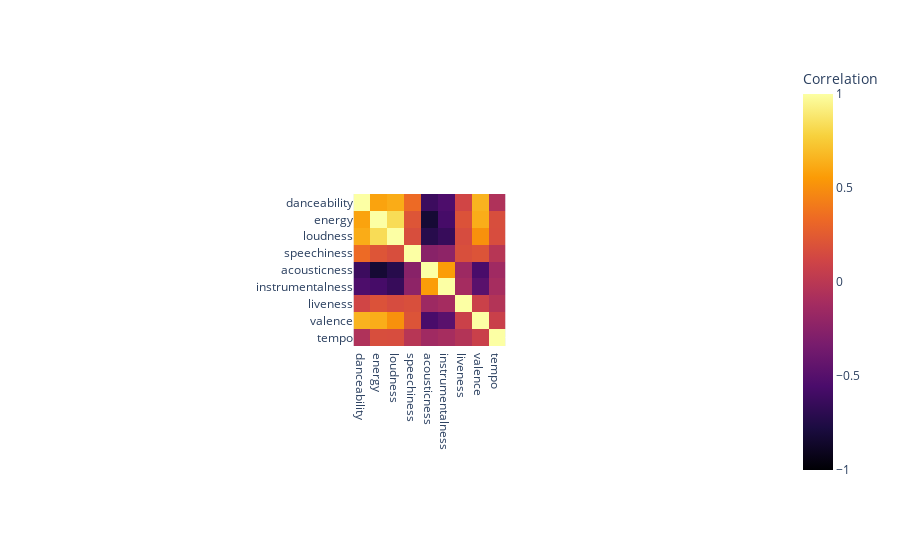

Notebook code cell kept with this figure:
### Markdown cell above
## Motivación de la Clase

### Detalle Interesante 1: Correlación de pearson entre las variables.


$$corr (X, Y) = \frac{1}{(s_{x} s_{y})} \sum_{i=1}^{m} (x_i - \overline{x})(y_i - \overline{y}) $$


Los valores varian entre -1 y 1

- Positivo: Relación directa: Crece una, crece la otra. Mientras mayor, mas similares son las variables.
- Negativo: Relación inversa: Crece una, decrece la otra.

### Code cell
correlations_df = df[
    [
        "danceability",
        "energy",
        "loudness",
        "speechiness",
        "acousticness",
        "instrumentalness",
        "liveness",
        "valence",
        "tempo",
    ]
]
correlations = correlations_df.corr()


px.imshow(
    correlations,
    labels=dict(x="", y="", color="Correlation"),
    x=correlations_df.columns,
    y=correlations_df.columns,
    zmin=-1,
    zmax=1,
    color_continuous_scale="Inferno",
)

### Figure 1 — Plotly figure (JSON) as saved in the notebook; plotly's stock layout.template omitted (floating-point values rounded to 4 significant figures)
{"data": [{"coloraxis": "coloraxis", "hovertemplate": "x: %{x}<br>y: %{y}<br>Correlation: %{z}<extra></extra>", "name": "0", "type": "heatmap", "x": ["danceability", "energy", "loudness", "speechiness", "acousticness", "instrumentalness", "liveness", "valence", "tempo"], "xaxis": "x", "y": ["danceability", "energy", "loudness", "speechiness", "acousticness", "instrumentalness", "liveness", "valence", "tempo"], "yaxis": "y", "z": [[1, 0.5867, 0.6243, 0.3356, -0.6219, -0.5409, 0.1182, 0.6556, -0.05966], [0.5867, 1, 0.8318, 0.2115, -0.8209, -0.5738, 0.1971, 0.6315, 0.1723], [0.6243, 0.8318, 1, 0.1691, -0.719, -0.6462, 0.1594, 0.5128, 0.1674], [0.3356, 0.2115, 0.1691, 1, -0.2556, -0.2229, 0.1779, 0.2064, -0.01691], [-0.6219, -0.8209, -0.719, -0.2556, 1, 0.5652, -0.1487, -0.561, -0.1379], [-0.5409, -0.5738, -0.6462, -0.2229, 0.5652, 1, -0.113, -0.4832, -0.1053], [0.1182, 0.1971, 0.1594, 0.1779, -0.1487, -0.113, 1, 0.0849, -0.03805], [0.6556, 0.6315, 0.5128, 0.2064, -0.561, -0.4832, 0.0849, 1, 0.07798], [-0.05966, 0.1723, 0.1674, -0.01691, -0.1379, -0.1053, -0.03805, 0.07798, 1]]}], "layout": {"autosize": true, "coloraxis": {"cmax": 1, "cmin": -1, "colorbar": {"title": {"text": "Correlation"}}, "colorscale": [[0, "#000004"], [0.1111, "#1b0c41"], [0.2222, "#4a0c6b"], [0.3333, "#781c6d"], [0.4444, "#a52c60"], [0.5556, "#cf4446"], [0.6667, "#ed6925"], [0.7778, "#fb9b06"], [0.8889, "#f7d13d"], [1, "#fcffa4"]]}, "margin": {"t": 60}, "xaxis": {"anchor": "y", "autorange": true, "constrain": "domain", "domain": [0.3913, 0.6087], "range": [-0.5, 8.5], "scaleanchor": "y", "type": "category"}, "yaxis": {"anchor": "x", "autorange": true, "constrain": "domain", "domain": [0, 1], "range": [8.5, -0.5], "type": "category"}}}
